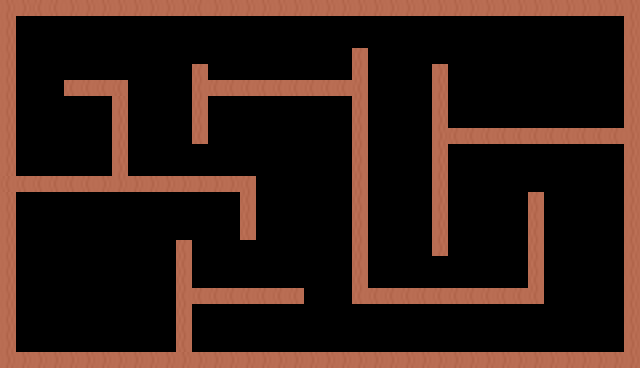

Tiled map render using the project's own tile images. Description and the whole map definition, tile-layer contents included, below:
An orthogonal 40x23 tile map with 16x16 px tiles, 1 tile layer (Tile Layer 1) and 31 objects (17x ColllisionRecs, 8x Diamond, 3x Fruit, Player, Shrinker, ...).

<map version="1.10" tiledversion="1.10.2" orientation="orthogonal" renderorder="right-down" width="40" height="23" tilewidth="16" tileheight="16" infinite="0" nextlayerid="4" nextobjectid="57">
 <tileset firstgid="1" source="maize.tsx" />
 <layer id="1" name="Tile Layer 1" width="40" height="23">
  <data encoding="csv">
2684354590,2684354590,1610612766,1610612766,2684354590,2684354590,2684354590,2684354590,2684354590,2684354590,2684354590,2684354590,1610612766,2684354590,2684354590,2684354590,2684354590,2684354590,2684354590,2684354590,2684354590,2684354590,2684354590,2684354590,2684354590,2684354590,2684354590,2684354590,2684354590,2684354590,2684354590,2684354590,2684354590,2684354590,2684354590,2684354590,2684354590,2684354590,2684354590,2684354590,
2684354590,0,0,0,0,0,0,0,0,0,0,0,0,0,0,0,0,0,0,0,0,0,0,0,0,0,0,0,0,0,0,0,0,0,0,0,0,0,0,2684354590,
2684354590,0,0,0,0,0,0,0,0,0,0,0,0,0,0,0,0,0,0,0,0,0,0,0,0,0,0,0,0,0,0,0,0,0,0,0,0,0,0,2684354590,
2684354590,0,0,0,0,0,0,0,0,0,0,0,0,0,0,0,0,0,0,0,0,0,1610612766,0,0,0,0,0,0,0,0,0,0,0,0,0,0,0,0,2684354590,
2684354590,0,0,0,0,0,0,0,0,0,0,0,1610612766,0,0,0,0,0,0,0,0,0,1610612766,0,0,0,0,2684354590,0,0,0,0,0,0,0,0,0,0,0,2684354590,
2684354590,0,0,0,1610612766,1610612766,1610612766,1610612766,0,0,0,0,1610612766,1610612766,1610612766,1610612766,1610612766,1610612766,1610612766,1610612766,1610612766,1610612766,1610612766,0,0,0,0,2684354590,0,0,0,0,0,0,0,0,0,0,0,2684354590,
2684354590,0,0,0,0,0,0,2684354590,0,0,0,0,1610612766,0,0,0,0,0,0,0,0,0,1610612766,0,0,0,0,2684354590,0,0,0,0,0,0,0,0,0,0,0,2684354590,
2684354590,0,0,0,0,0,0,2684354590,0,0,0,0,1610612766,0,0,0,0,0,0,0,0,0,1610612766,0,0,0,0,2684354590,0,0,0,0,0,0,0,0,0,0,0,2684354590,
2684354590,0,0,0,0,0,0,2684354590,0,0,0,0,1610612766,0,0,0,0,0,0,0,0,0,1610612766,0,0,0,0,2684354590,1610612766,1610612766,1610612766,1610612766,1610612766,1610612766,1610612766,1610612766,1610612766,1610612766,1610612766,2684354590,
2684354590,0,0,0,0,0,0,2684354590,0,0,0,0,0,0,0,0,0,0,0,0,0,0,1610612766,0,0,0,0,2684354590,0,0,0,0,0,0,0,0,0,0,0,2684354590,
2684354590,0,0,0,0,0,0,2684354590,0,0,0,0,0,0,0,0,0,0,0,0,0,0,1610612766,0,0,0,0,2684354590,0,0,0,0,0,0,0,0,0,0,0,2684354590,
1610612766,1610612766,1610612766,1610612766,1610612766,1610612766,2684354590,2684354590,2684354590,2684354590,2684354590,2684354590,2684354590,2684354590,2684354590,1610612766,0,0,0,0,0,0,1610612766,0,0,0,0,2684354590,0,0,0,0,0,0,0,0,0,0,0,2684354590,
2684354590,0,0,0,0,0,0,0,0,0,0,0,0,0,0,1610612766,0,0,0,0,0,0,1610612766,0,0,0,0,2684354590,0,0,0,0,0,1610612766,0,0,0,0,0,2684354590,
2684354590,0,0,0,0,0,0,0,0,0,0,0,0,0,0,1610612766,0,0,0,0,0,0,1610612766,0,0,0,0,2684354590,0,0,0,0,0,1610612766,0,0,0,0,0,2684354590,
2684354590,0,0,0,0,0,0,0,0,0,0,0,0,0,0,1610612766,0,0,0,0,0,0,1610612766,0,0,0,0,2684354590,0,0,0,0,0,1610612766,0,0,0,0,0,2684354590,
2684354590,0,0,0,0,0,0,0,0,0,0,1610612766,0,0,0,0,0,0,0,0,0,0,1610612766,0,0,0,0,2684354590,0,0,0,0,0,1610612766,0,0,0,0,0,2684354590,
2684354590,0,0,0,0,0,0,0,0,0,0,1610612766,0,0,0,0,0,0,0,0,0,0,1610612766,0,0,0,0,0,0,0,0,0,0,1610612766,0,0,0,0,0,2684354590,
2684354590,0,0,0,0,0,0,0,0,0,0,1610612766,0,0,0,0,0,0,0,0,0,0,1610612766,0,0,0,0,0,0,0,0,0,0,1610612766,0,0,0,0,0,2684354590,
2684354590,0,0,0,0,0,0,0,0,0,0,1610612766,1610612766,1610612766,1610612766,1610612766,1610612766,1610612766,1610612766,0,0,0,1610612766,1610612766,1610612766,1610612766,1610612766,1610612766,1610612766,1610612766,1610612766,1610612766,1610612766,1610612766,0,0,0,0,0,2684354590,
2684354590,0,0,0,0,0,0,0,0,0,0,1610612766,0,0,0,0,0,0,0,0,0,0,0,0,0,0,0,0,0,0,0,0,0,0,0,0,0,0,0,2684354590,
2684354590,0,0,0,0,0,0,0,0,0,0,1610612766,0,0,0,0,0,0,0,0,0,0,0,0,0,0,0,0,0,0,0,0,0,0,0,0,0,0,0,2684354590,
2684354590,0,0,0,0,0,0,0,0,0,0,1610612766,0,0,0,0,0,0,0,0,0,0,0,0,0,0,0,0,0,0,0,0,0,0,0,0,0,0,0,2684354590,
2684354590,2684354590,2684354590,2684354590,2684354590,2684354590,2684354590,2684354590,2684354590,2684354590,2684354590,2684354590,2684354590,2684354590,2684354590,2684354590,2684354590,2684354590,2684354590,2684354590,2684354590,2684354590,2684354590,2684354590,2684354590,2684354590,2684354590,2684354590,2684354590,2684354590,2684354590,2684354590,2684354590,2684354590,2684354590,2684354590,2684354590,2684354590,2684354590,2684354590
</data>
 </layer>
 <objectgroup id="2" name="Spawnpoints">
  <object id="1" name="Player" type="Player" x="146.796" y="331.724" width="16" height="16" />
  <object id="2" name="Orange" type="Fruit" x="376.571" y="135.767" width="16.6667" height="16" />
  <object id="3" name="Diamond" type="Diamond" x="40.4538" y="133.814" width="16.6667" height="16" />
  <object id="4" name="Shrinker" type="Shrinker" x="318.273" y="107.284" width="15.1667" height="15.5" />
  <object id="5" name="Orange" type="Fruit" x="218.539" y="324.69" width="15" height="15" />
  <object id="6" name="Orange" type="Fruit" x="534.194" y="322.789" width="15" height="15" />
  <object id="19" name="Diamond" type="Diamond" x="107.676" y="298.111" width="16.6667" height="16" />
  <object id="20" name="Diamond" type="Diamond" x="496.333" y="105.333" width="16.6667" height="16" />
  <object id="21" name="Diamond" type="Diamond" x="293.234" y="43.1737" width="16.6667" height="16" />
  <object id="31" name="trophy" type="trophy" x="592.055" y="28.9841" width="23.1364" height="28.5909" />
  <object id="53" name="Diamond" type="Diamond" x="486.813" y="177.085" width="16.6667" height="16" />
  <object id="54" name="Diamond" type="Diamond" x="80.9358" y="106.264" width="16.6667" height="16" />
  <object id="55" name="Diamond" type="Diamond" x="298.752" y="202.675" width="16.6667" height="16" />
  <object id="56" name="Diamond" type="Diamond" x="423.134" y="327.057" width="16.6667" height="16" />
 </objectgroup>
 <objectgroup id="3" name="Collisions">
  <object id="7" name="ColllisionRecs" type="ColllisionRecs" x="-2.25" y="4.625" width="621.333" height="10.0943" />
  <object id="8" name="ColllisionRecs" type="ColllisionRecs" x="2" y="352" width="624.333" height="5.33333" />
  <object id="13" name="ColllisionRecs" type="ColllisionRecs" x="16.7382" y="177" width="239.595" height="14.8333" />
  <object id="26" name="ColllisionRecs" type="ColllisionRecs" x="620.667" y="16" width="16" height="336" />
  <object id="27" name="ColllisionRecs" type="ColllisionRecs" x="1.33333" y="18.6667" width="16" height="336" />
  <object id="28" name="ColllisionRecs" type="ColllisionRecs" x="432.833" y="65.8333" width="16" height="190" />
  <object id="38" name="ColllisionRecs" type="ColllisionRecs" x="191.752" y="81.2573" width="159.848" height="14.8333" />
  <object id="39" name="ColllisionRecs" type="ColllisionRecs" x="352.436" y="287.767" width="190.199" height="14.8333" />
  <object id="40" name="ColllisionRecs" type="ColllisionRecs" x="451.525" y="128.272" width="168.18" height="14.8333" />
  <object id="41" name="ColllisionRecs" type="ColllisionRecs" x="62.6093" y="81.8525" width="65.2222" height="14.8333" />
  <object id="42" name="ColllisionRecs" type="ColllisionRecs" x="192.347" y="287.767" width="111.642" height="14.8333" />
  <object id="44" name="ColllisionRecs" type="ColllisionRecs" x="192.558" y="76.9918" width="16" height="65.6183" />
  <object id="45" name="ColllisionRecs" type="ColllisionRecs" x="528.805" y="194.827" width="16" height="92.3991" />
  <object id="47" name="ColllisionRecs" type="ColllisionRecs" x="352.052" y="59.7333" width="16" height="227.493" />
  <object id="49" name="ColllisionRecs" type="ColllisionRecs" x="175.299" y="242.735" width="16" height="106.682" />
  <object id="50" name="ColllisionRecs" type="ColllisionRecs" x="112.216" y="94.5481" width="16" height="81.0916" />
  <object id="52" name="ColllisionRecs" type="ColllisionRecs" x="239.573" y="190.066" width="16" height="48.3596" />
 </objectgroup>
</map>
